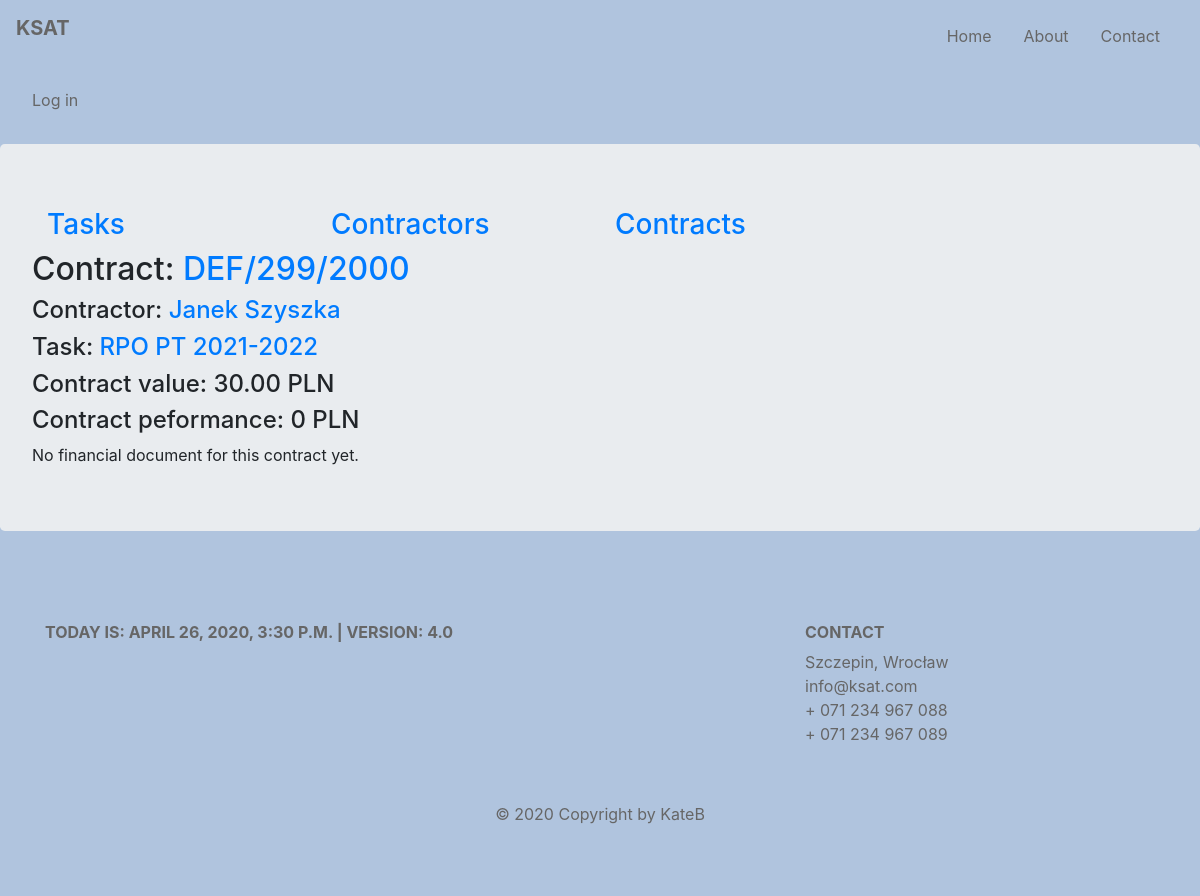
The app's page /ksat/documents/conract/def2992000/docs, older data.
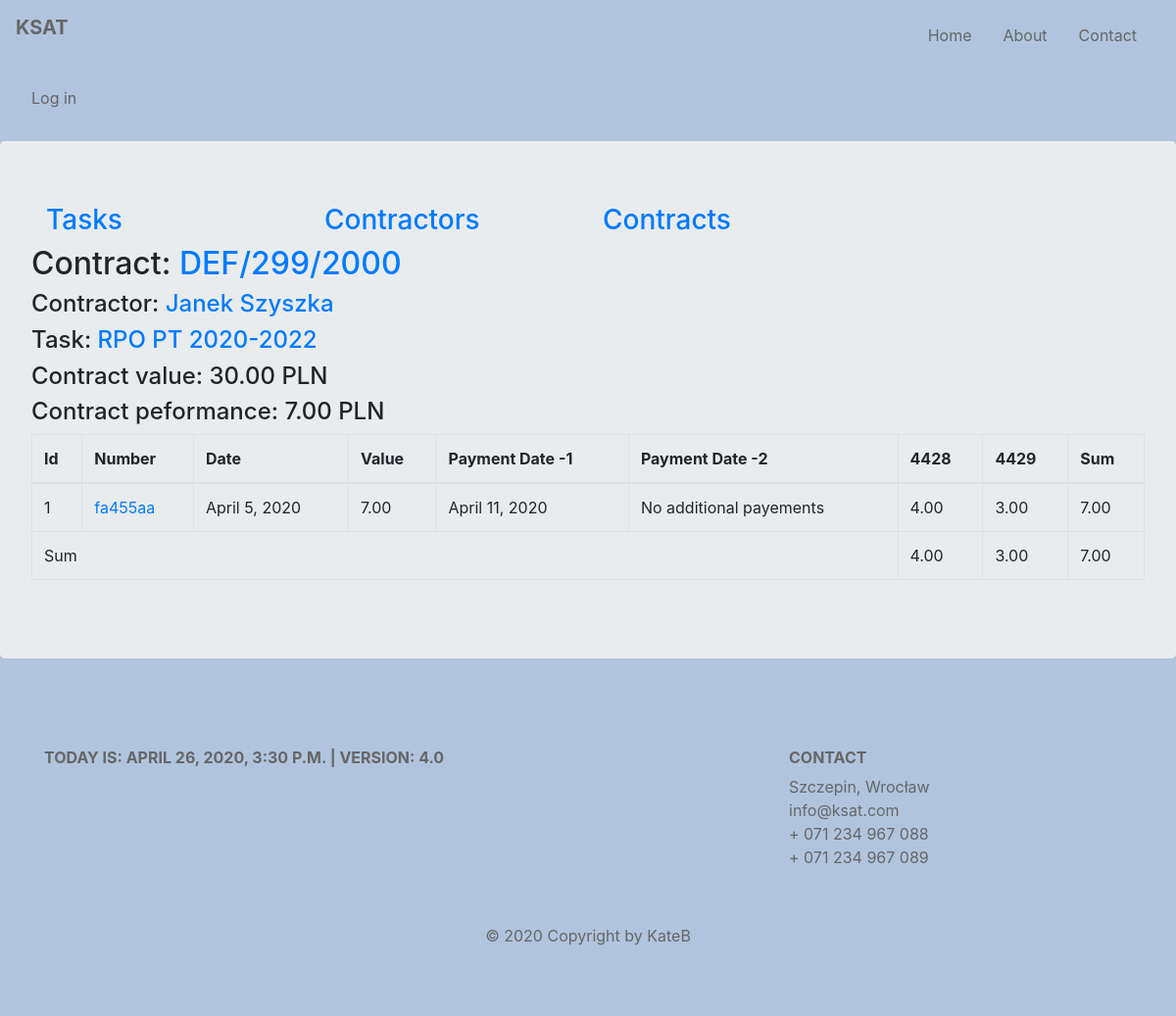
The same page, newer data.
### budget/models.py (models this page shows, shortened)
class Contract(models.Model):
    number = models.CharField(max_length=128, unique=True)
    date = models.DateField()
    task = models.ForeignKey(Task, on_delete=models.CASCADE, related_name='contracts', related_query_name='contract')
    contractor = models.ForeignKey(Contractor, default=None, on_delete=models.CASCADE, related_name='contracts',
                                   related_query_name='contract')
    article = models.ManyToManyField(Articles, through='ContractArticle')
    slug = AutoSlugField(null=True, default=None, unique=True, populate_from='number')
    def contract_value(self):
        value = ContractArticle.objects.filter(contract=self).aggregate(total=Sum('value'))['total']
        if value:
            return round(value, 2)
        return 0
    def contract_performance(self):
        fin_docs = FinancialDocument.objects.filter(contract=self)
        performance = 0
        for fin_doc in fin_docs:
            performance += fin_doc.fin_doc_value()
        return round(performance, 2)
    class Meta:
        default_related_name = 'contract'
        ordering = ('number', 'contractor')
        verbose_name = 'contract'

class Task(models.Model):
    title = models.CharField(max_length=128, unique=True)
    description = models.CharField(max_length=256)
    unit = models.SmallIntegerField()
    section = models.SmallIntegerField()
    article = models.ManyToManyField(Articles, through='TaskArticles')
    slug = AutoSlugField(null=True, default=None, unique=True, populate_from='title')

class Contractor(models.Model):
    name = models.CharField(max_length=128)
    last_name = models.CharField(max_length=128)
    num = models.SmallIntegerField(blank=True)
    slug = models.SlugField(max_length=200, unique=True, null=True, default=None)
    def __str__(self):
        return f'{self.name} {self.last_name}'
    class Meta:
        default_related_name = 'contractors'
        ordering = ('last_name',)
        verbose_name = 'contractor'

class FinancialDocument(models.Model):
    contract = models.ForeignKey(Contract, on_delete=models.CASCADE, related_name='fds', related_query_name='fd')
    contractor = models.ForeignKey(Contractor, default=None, on_delete=models.CASCADE, related_name='fds',
                                   related_query_name='fd')
    number = models.CharField(max_length=64, default=None)
    date = models.DateField()
    payment_date1 = models.DateField(blank=True, null=True)
    payment_date2 = models.DateField(blank=True, null=True)
    article = models.ManyToManyField(Articles, through='FinDocumentArticle')
    slug = models.SlugField(max_length=200, unique=True, null=True, default=None)
    def get_absolute_url(self):
        return reverse('budget:findoc_details', kwargs={'findoc_slug': self.slug})
    def fin_doc_value(self):
        value = FinDocumentArticle.objects.filter(fin_doc=self).aggregate(total=Sum('value'))['total']
        if value:
            return round(value, 2)
        return 0
    class Meta:
        default_related_name = 'fds'
        verbose_name = 'finacial_doc'

class Articles(models.Model):
    number = models.IntegerField()
    name = models.CharField(max_length=126)
    financement_choices = [
        (0, 'BWD'),
        (8, 'DOT'),
        (9, 'BWD-WKLAD WLASNY')
    ]
    financement = models.IntegerField(choices=financement_choices)
    class Meta:
        verbose_name = 'article'
    def total_number(self):
        return f'{str(self.number) + str(self.financement)}'

class FinDocumentArticle(models.Model):
    article = models.ForeignKey(Articles, on_delete=models.CASCADE)
    fin_doc = models.ForeignKey(FinancialDocument, on_delete=models.CASCADE)
    value = models.DecimalField(decimal_places=2, max_digits=11, default=0)

class ContractArticle(models.Model):
    contract = models.ForeignKey(Contract, on_delete=models.CASCADE)
    contract_article = models.ForeignKey(Articles, on_delete=models.CASCADE, blank=True )
    value = models.DecimalField(decimal_places=2, max_digits=11, default=0)
    class Meta:
        default_related_name = 'contract_articles'
        ordering = ('contract',)
        verbose_name = 'contract_articles'

### budget/views.py (the view)
# urls.py: path('documents/conract/<slug:contract_slug>/docs', views.FinancialDocContractView.as_view(), name ='contract-findocs'),
class FinancialDocContractView(ListView):
    model = FinancialDocument
    template_name = 'budget/contract_findocs.html'
    context_object_name = 'findocs'
    def get_queryset(self):
        contract = Contract.objects.get(slug=self.kwargs.get('contract_slug'))
        fin_docs = FinancialDocument.objects.filter(contract=contract).order_by('contractor', 'contract__task')
        return fin_docs
    def get_context_data(self, **kwargs):
        ctx = super().get_context_data(**kwargs)
        ctx['contract'] = Contract.objects.get(slug=self.kwargs.get('contract_slug'))
        return ctx

### budget/my_context_processor.py (called while the page is built)
def cp(request):
    ctx = {
        "now": django.utils.timezone.now(),
        "version": "4.0"
    }
    return ctx

def recaptcha_site_key(request):
    return {'RECAPTCHA_SITE_KEY': settings.RECAPTCHA_SITE_KEY}

### budget/templatetags/article_functions.py (called while the page is built)
@register.simple_tag
def contract_article_performance(article, contract):
    performance = 0
    findocs = FinancialDocument.objects.filter(contract=contract)
    for findoc in findocs:
        findoc_article_performance = FinDocumentArticle.objects.filter(article=article,
                            fin_doc = findoc).aggregate(total=Sum('value'))['total']
        if findoc_article_performance is not None:
            performance += findoc_article_performance
    return round(performance, 2)

### budget/templates/budget/contract_findocs.html (shortened to what this page needs)
{% extends 'base.html' %}
{% load article_functions %}
{% block content %}
    {{ block.super }}
    <h2>Contract: <a href="{% url 'budget:contract_details' contract.slug %}">{{ contract.number }}</a></h2>
    <h4>Contractor: <a href="{% url 'budget:contractor_details' contract.contractor.slug %}">{{ contract.contractor }}</a></h4>
    <h4>Task: <a href="{% url 'budget:task_details' contract.task.slug %}">{{ contract.task.title }}</a> </h4>
    <h4>Contract value: {{ contract.contract_value }} PLN</h4>
    <h4>Contract peformance: {{ contract.contract_performance }} PLN</h4>
    {% if not contract.contract_performance %}
        No financial document for this contract yet.
    {% else %}
        <table class="table table-bordered">
            <thead>
            <tr>
                <th scope="col">Id</th>
                <th scope="col">Number</th>
                <th scope="col">Date</th>
                <th scope="col">Value</th>
                <th scope="col">Payment Date -1</th>
                <th scope="col">Payment Date -2</th>
                {% for article in contract.article.all %}
                    <th scope="col">{{ article.total_number }}</th>
                {% endfor %}
            <th scope="col">Sum</th>
            </tr>
            </thead>
            <tbody>
            {% for findoc in findocs %}
                <tr>
                    <td>{{ forloop.counter }}</td>
                    <td><a href="{{ findoc.get_absolute_url }}">{{ findoc.number }}</a></td>
                    <td>{{ findoc.date }}</td>
                    <td>{{ findoc.fin_doc_value|floatformat:2 }}</td>
                    <td>{{ findoc.payment_date1 }}</td>
                    <td>{% if findoc.payment_date2 %}{{ findoc.payment_date2 }}{% else %} No additional
                        payements {% endif %}</td>
                    {% for article in contract.article.all %}
                        <td>   {% for findoc_article in findoc.findocumentarticle_set.all %}
                         {% if findoc_article.article == article %}
                        {{ findoc_article.value }}
                        {% endif %}
                            {% endfor %}</td>
                    {% endfor %}
                <td>{{ findoc.fin_doc_value }}</td>
                </tr>{% endfor %}
                <tr>
            <td colspan="6">Sum</td>
                {% for article in contract.contract_articles.all %}
                  <td>{% contract_article_performance article.contract_article contract %}</td>
                    {% endfor %} </td>
                <td>{{ contract.contract_performance }}
                </tr>
            </tbody>
        </table>
    {% endif %}
{% endblock %}

Row changes from the older to the newer data that the page shows:
changed through a linked row, Contract "Janek Szyszka": task "RPO PT 2021-2022" → "RPO PT 2020-2022"; contract_performance "0" → "7.00"; contract_performance (not shown) → "7.00"
now on this page (row unchanged): Articles: total_number "4428"
now on this page (row unchanged): Articles: total_number "4429"
added FinancialDocument: number "fa455aa", date "April 5, 2020", fin_doc_value "7.00", payment_date1 "April 11, 2020", shows "No additional payements"
added FinDocumentArticle: value "4.00"
added FinDocumentArticle: value "3.00"
now on this page (row unchanged): ContractArticle: contract_article "4.00"
now on this page (row unchanged): ContractArticle: contract_article "3.00"
Text that changed along with them:
text no longer shown: "No financial document for this contract yet."
text now shown: "Id Number Date Value Payment Date -1 Payment Date -2 Sum Sum"
